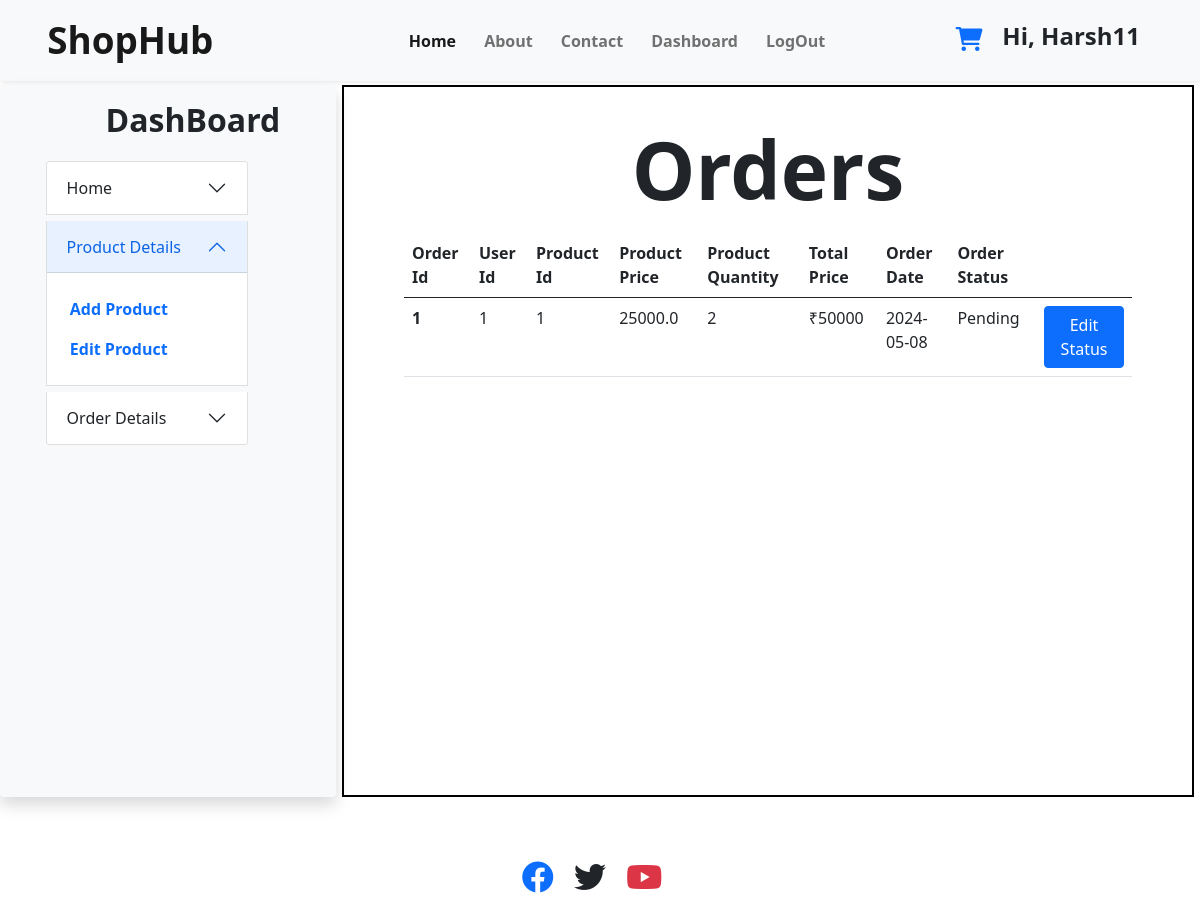
/businessOrders (signed in), run on the app's committed database.
### main.py (models this page shows)
class BusinessOwner(UserMixin, db.Model):
    id = db.Column(db.Integer, primary_key=True)
    username = db.Column(db.String(30),unique=True)
    email = db.Column(db.String(20))
    password = db.Column(db.String(30))
    businessName = db.Column(db.String(30))
    address = db.Column(db.String(50))
    ownername = db.Column(db.String(50))
    contactNo = db.Column(db.String(15))
    Image = db.Column(db.String(100))
    Description = db.Column(db.String(100))
    Role=db.Column(db.String(10))
    products = relationship("ProductDetails", back_populates="owner")

class Orders(db.Model):
    id = db.Column(db.Integer, primary_key=True)
    productId = db.Column(db.Integer)
    UserId = db.Column(db.Integer)
    date = db.Column(db.String(20))
    quantity=db.Column(db.Integer)
    totalPrice=db.Column(db.Integer)
    orderStatus = db.Column(db.String(30))

### main.py (the view, shortened to what this page needs)
@app.route("/businessOrders", methods=['GET','POST'])
def businessOrders():
    orders = Orders.query.filter_by(UserId=current_user.id).all()
    return render_template("Dashboardorders.html", orders=orders)

### main.py (called while the page is built)
@login_manager.user_loader
def load_user(user_id):
    return BusinessOwner.query.get(int(user_id))

### templates/Dashboardorders.html (shortened to what this page needs)
{% include "header.html" %}
{% include "sidebar.html" %}
<div class="container dashboard-container">
   <h1 class="text-center mt-3 mb-3 fw-bolder">Orders</h1>
   <table class="table">
      <thead>
        <tr>
          <th scope="col">Order Id</th>
          <th scope="col">User Id</th>
          <th scope="col">Product Id</th>
          <th scope="col">Product Price</th>
          <th scope="col">Product Quantity</th>
          <th scope="col">Total Price</th>
          <th scope="col">Order Date</th>
          <th scope="col">Order Status</th>
          <th scope="col"></th>
        </tr>
      </thead>
      <tbody>
        {% for order in orders  %}
        <tr>
          <th scope="row">{{order.id}}</th>
          <td>{{order.UserId}}</td>
          <td>{{order.productId}}</td>
          <td>{{order.totalPrice / order.quantity}}</td>
          <td>{{order.quantity}}</td>
          <td>₹{{order.totalPrice}}</td>
          <td>{{order.date}}</td>
          <td>{{order.orderStatus}}</td>
          <td>
            <button type="button" class="btn btn-primary" data-bs-toggle="modal" data-bs-target="#editOrderStatus{{ order.id }}">
              Edit Status
            </button>
          </td>
        </tr>
        {% endfor %}
      </tbody>
    </table>
</div>
{% include "footer.html" %}

### templates/header.html (shortened to what this page needs)
<!doctype html>
<html lang="en">
  <head>
    <link href="https://cdn.jsdelivr.net/npm/bootstrap@5.0.2/dist/css/bootstrap.min.css" rel="stylesheet">
    <link rel="stylesheet" href="static/css/styles.css">
    <link href="https://cdnjs.cloudflare.com/ajax/libs/font-awesome/6.0.0-beta3/css/all.min.css" rel="stylesheet">
    <link rel="stylesheet" href="https://cdnjs.cloudflare.com/ajax/libs/font-awesome/5.15.4/css/all.min.css"
>
  </head>
  <body>
   <nav class="navbar navbar-expand-lg navbar-light bg-light shadow-sm  bg-light rounded">
      <div class="container-fluid">
        <a class="navbar-brand" href="#">ShopHub</a>
        <div class="collapse navbar-collapse" id="navbarSupportedContent">
          <ul class="navbar-nav me-auto mb-2 mb-lg-0">
            <li class="nav-item">
              <a class="nav-link active" aria-current="page" href="/">Home</a>
            </li>
            <li class="nav-item">
              <a class="nav-link" href="#">About</a>
            </li>
            <li class="nav-item">
              <a class="nav-link" href="#">Contact</a>
            </li>
             {% if current_user.is_authenticated: %}
             {% if current_user.Role == "BussinessOwner" %}
             <li class="nav-item">
               <a class="nav-link" href="/dashboard">Dashboard</a>
             </li>
             {%endif%}
             <li class="nav-item">
               <a class="nav-link" href="/logout">LogOut</a>
             </li>
            {%endif%}
          </ul>
          {% if current_user.is_authenticated: %}
          <p><a href="/order"><i class="fa-solid fa-cart-shopping mt-3 me-4" style="transform:scale(1.5)"></i></a></p>
          <h4 class="me-5 fw-bolder">Hi, {{current_user.username}}</h4>
          {%endif%}
        </div>
      </div>
    </nav>

### static/css/styles.css (style rules this page uses)
body { background-color: rgb(255, 255, 255); }
.navbar ul { width: 63%; justify-content: right; }
.nav-item { font-weight: bold; margin-left: 2%; }
.navbar-brand { font-weight: bolder; font-size: 2.3rem; margin-left: 3%; }
.dashboard-container { width: 71%; border: 2px solid black; margin-right: 0.5%; margin-top: 0.3%; background-color: white; padding: 5%; padding-top: 1.5%; height: 89vh; }
.dashboard-container h1 { font-size: 5rem; }

### data on the page
BusinessOwner: username "Harsh11"
Orders: id "1", UserId "1", productId "1", order.totalPrice/order.quantity "25000.0", quantity "2", totalPrice "50000", date "2024-05-08", orderStatus "Pending"
